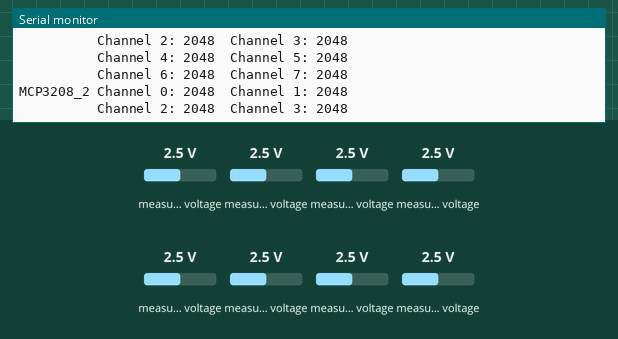
This sketch was run on a simulated Arduino Uno, built with avr-gcc and run on an emulated ATmega328P. Parts: the last lines printed to the serial monitor. Wiring (inferred from the names in the program): 3 × MCP3208 converter: CS pin 10 / CS pin 9 / CS pin 8. The test bench sets the inputs (shaded band); at power-on: measured voltage 2.5 V.

Above: at 1.2 s.
1.3 s: measured voltage (sensor 200) set to 0.1 V
At 1.76 s:
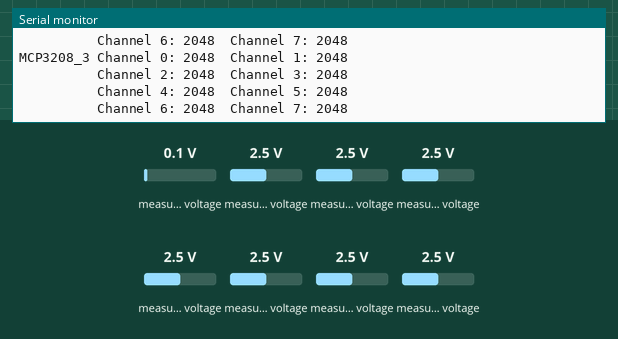
4.3 s: measured voltage (sensor 201) set to 0.1 V
5.8 s: measured voltage (sensor 202) set to 0.1 V
At 7.51 s:
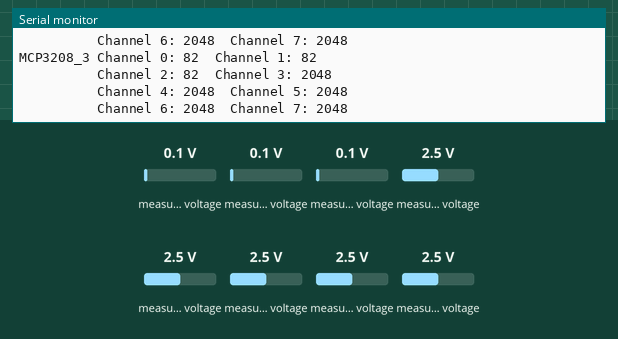
8.8 s: measured voltage (sensor 203) set to 0.1 V
At 10.36 s:
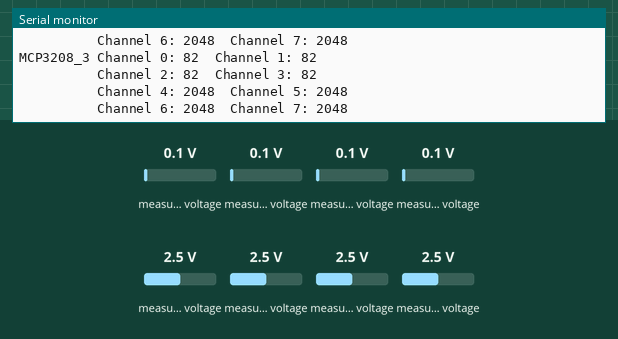
11.8 s: measured voltage (sensor 204) set to 0.1 V
At 13.18 s:
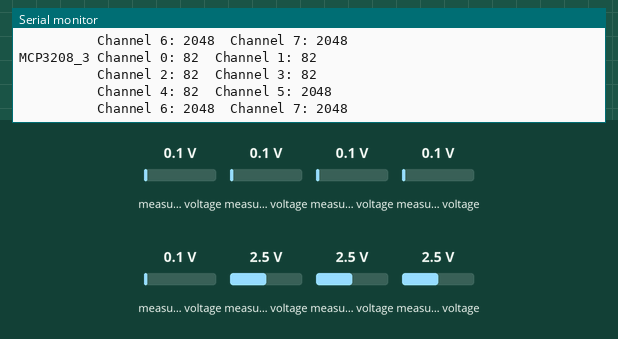
14.8 s: measured voltage (sensor 205) set to 0.1 V
At 15.99 s:
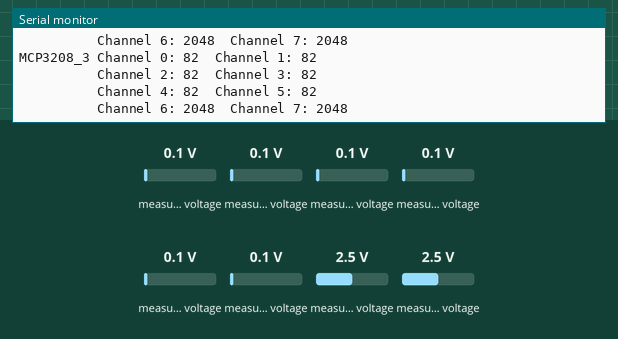
Timing chart, 0 to 17.3 s (numbered marks = the images above; inputs shaded):
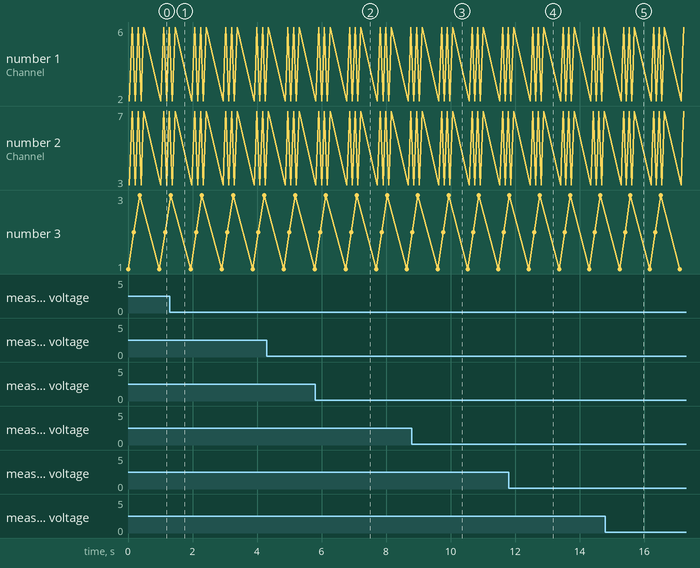

Measured:
- after the input at 5.8 s, the serial monitor: prints a new line after 0.98 s (image 2)
- after the input at 8.8 s, the serial monitor: prints a new line after 0.84 s (image 3)
- after the input at 11.8 s, the serial monitor: prints a new line after 0.71 s (image 4)
- after the input at 14.8 s, the serial monitor: prints a new line after 0.53 s (image 5)

The sketch:

Arduino_test_ALL.ino
```cpp
//ジョイスティックの入力を調べるプログラム
#include <SPI.h>

// MCP3208のCSピン設定
const int CS_PIN_1 = 10; // MCP3208の1つ目のCSピン
const int CS_PIN_2 = 9;  // MCP3208の2つ目のCSピン
const int CS_PIN_3 = 8;  // MCP3208の3つ目のCSピン

void setup() {
  Serial.begin(9600); // シリアル通信の初期化
  SPI.begin();        // SPI通信の初期化

  // 各CSピンを出力モードに設定し、初期状態をHIGHにする
  pinMode(CS_PIN_1, OUTPUT);
  digitalWrite(CS_PIN_1, HIGH);

  pinMode(CS_PIN_2, OUTPUT);
  digitalWrite(CS_PIN_2, HIGH);

  pinMode(CS_PIN_3, OUTPUT);
  digitalWrite(CS_PIN_3, HIGH);
}

void loop() {
  // MCP3208_1のデータを読み取る
  int value1_0 = readMCP3208(CS_PIN_1, 0); // MCP3208_3の0チャンネル
  int value1_1 = readMCP3208(CS_PIN_1, 1); // MCP3208_3の1チャンネル
  int value1_2 = readMCP3208(CS_PIN_1, 2); // MCP3208_3の2チャンネル
  int value1_3 = readMCP3208(CS_PIN_1, 3); // MCP3208_3の3チャンネル
  int value1_4 = readMCP3208(CS_PIN_1, 4); // MCP3208_3の0チャンネル
  int value1_5 = readMCP3208(CS_PIN_1, 5); // MCP3208_3の1チャンネル
  int value1_6 = readMCP3208(CS_PIN_1, 6); // MCP3208_3の2チャンネル
  int value1_7 = readMCP3208(CS_PIN_1, 7); // MCP3208_3の3チャンネル

  // MCP3208_2のデータを読み取る
  int value2_0 = readMCP3208(CS_PIN_2, 0); // MCP3208_3の0チャンネル
  int value2_1 = readMCP3208(CS_PIN_2, 1); // MCP3208_3の1チャンネル
  int value2_2 = readMCP3208(CS_PIN_2, 2); // MCP3208_3の2チャンネル
  int value2_3 = readMCP3208(CS_PIN_2, 3); // MCP3208_3の3チャンネル
  int value2_4 = readMCP3208(CS_PIN_2, 4); // MCP3208_3の0チャンネル
  int value2_5 = readMCP3208(CS_PIN_2, 5); // MCP3208_3の1チャンネル
  int value2_6 = readMCP3208(CS_PIN_2, 6); // MCP3208_3の2チャンネル
  int value2_7 = readMCP3208(CS_PIN_2, 7); // MCP3208_3の3チャンネル

  // MCP3208_3のデータを読み取る
  int value3_0 = readMCP3208(CS_PIN_3, 0); // MCP3208_3の0チャンネル
  int value3_1 = readMCP3208(CS_PIN_3, 1); // MCP3208_3の1チャンネル
  int value3_2 = readMCP3208(CS_PIN_3, 2); // MCP3208_3の2チャンネル
  int value3_3 = readMCP3208(CS_PIN_3, 3); // MCP3208_3の3チャンネル
  int value3_4 = readMCP3208(CS_PIN_3, 4); // MCP3208_3の0チャンネル
  int value3_5 = readMCP3208(CS_PIN_3, 5); // MCP3208_3の1チャンネル
  int value3_6 = readMCP3208(CS_PIN_3, 6); // MCP3208_3の2チャンネル
  int value3_7 = readMCP3208(CS_PIN_3, 7); // MCP3208_3の3チャンネル

  // データをシリアルモニタに出力
  Serial.print("MCP3208_1 Channel 0: ");
  Serial.print(value1_0);
  Serial.print("\tChannel 1: ");
  Serial.println(value1_1);
  Serial.print("          Channel 2: ");
  Serial.print(value1_2);
  Serial.print("\tChannel 3: ");
  Serial.println(value1_3);
  Serial.print("          Channel 4: ");
  Serial.print(value1_4);
  Serial.print("\tChannel 5: ");
  Serial.println(value1_5);
  Serial.print("          Channel 6: ");
  Serial.print(value1_6);
  Serial.print("\tChannel 7: ");
  Serial.println(value1_7);

  Serial.print("MCP3208_2 Channel 0: ");
  Serial.print(value2_0);
  Serial.print("\tChannel 1: ");
  Serial.println(value2_1);
  Serial.print("          Channel 2: ");
  Serial.print(value2_2);
  Serial.print("\tChannel 3: ");
  Serial.println(value2_3);
  Serial.print("          Channel 4: ");
  Serial.print(value2_4);
  Serial.print("\tChannel 5: ");
  Serial.println(value2_5);
  Serial.print("          Channel 6: ");
  Serial.print(value2_6);
  Serial.print("\tChannel 7: ");
  Serial.println(value2_7);

  Serial.print("MCP3208_3 Channel 0: ");
  Serial.print(value3_0);
  Serial.print("\tChannel 1: ");
  Serial.println(value3_1);
  Serial.print("          Channel 2: ");
  Serial.print(value3_2);
  Serial.print("\tChannel 3: ");
  Serial.println(value3_3);
  Serial.print("          Channel 4: ");
  Serial.print(value3_4);
  Serial.print("\tChannel 5: ");
  Serial.println(value3_5);
  Serial.print("          Channel 6: ");
  Serial.print(value3_6);
  Serial.print("\tChannel 7: ");
  Serial.println(value3_7);

  delay(500); // 0.5秒待機
}

// MCP3208からデータを読み取る関数
int readMCP3208(int csPin, int channel) {
  if (channel < 0 || channel > 7) {
    return -1; // チャンネルが無効な場合
  }

  digitalWrite(csPin, LOW); // 指定されたCSピンをLOWに設定して通信開始

  // MCP3208へのコマンド送信
  byte command = 0b00000110 | ((channel & 0x04) >> 2); // スタートビットとシングルエンド設定
  SPI.transfer(command);
  byte result1 = SPI.transfer((channel & 0x03) << 6);  // チャンネルビット送信
  byte result2 = SPI.transfer(0x00);                  // データの受信

  digitalWrite(csPin, HIGH); // 指定されたCSピンをHIGHに戻して通信終了

  // 12ビットの結果を計算
  int value = ((result1 & 0x0F) << 8) | result2;
  return value;
}
```
